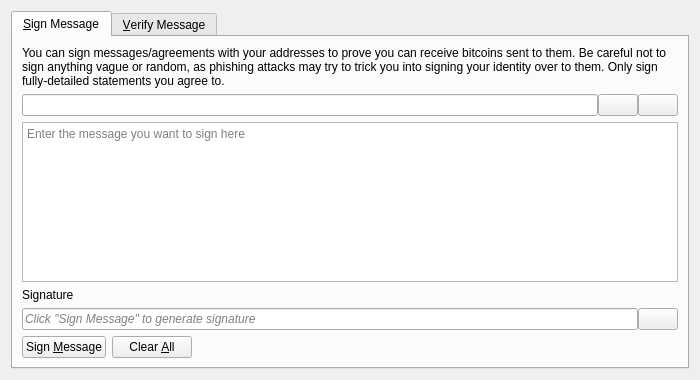
<?xml version="1.0" encoding="UTF-8"?>
<ui version="4.0">
 <class>SignVerifyMessageDialog</class>
 <widget class="QDialog" name="SignVerifyMessageDialog">
  <property name="geometry">
   <rect>
    <x>0</x>
    <y>0</y>
    <width>700</width>
    <height>380</height>
   </rect>
  </property>
  <property name="minimumSize">
   <size>
    <width>700</width>
    <height>380</height>
   </size>
  </property>
  <property name="windowTitle">
   <string>Signatures - Sign / Verify a Message</string>
  </property>
  <property name="modal">
   <bool>true</bool>
  </property>
  <layout class="QVBoxLayout" name="verticalLayout">
   <item>
    <widget class="QTabWidget" name="tabWidget">
     <property name="currentIndex">
      <number>0</number>
     </property>
     <widget class="QWidget" name="tabSignMessage">
      <attribute name="title">
       <string>&amp;Sign Message</string>
      </attribute>
      <layout class="QVBoxLayout" name="verticalLayout_SM">
       <item>
        <widget class="QLabel" name="infoLabel_SM">
         <property name="text">
          <string>You can sign messages/agreements with your addresses to prove you can receive bitcoins sent to them. Be careful not to sign anything vague or random, as phishing attacks may try to trick you into signing your identity over to them. Only sign fully-detailed statements you agree to.</string>
         </property>
         <property name="textFormat">
          <enum>Qt::PlainText</enum>
         </property>
         <property name="wordWrap">
          <bool>true</bool>
         </property>
        </widget>
       </item>
       <item>
        <layout class="QHBoxLayout" name="horizontalLayout_1_SM">
         <property name="spacing">
          <number>0</number>
         </property>
         <item>
          <widget class="QValidatedLineEdit" name="addressIn_SM">
           <property name="toolTip">
            <string>The Bitcoin address to sign the message with</string>
           </property>
          </widget>
         </item>
         <item>
          <widget class="QPushButton" name="addressBookButton_SM">
           <property name="toolTip">
            <string>Choose previously used address</string>
           </property>
           <property name="text">
            <string/>
           </property>
           <property name="icon">
            <iconset resource="../bitcoin.qrc">
             <normaloff>:/icons/address-book</normaloff>:/icons/address-book</iconset>
           </property>
           <property name="shortcut">
            <string>Alt+A</string>
           </property>
           <property name="autoDefault">
            <bool>false</bool>
           </property>
          </widget>
         </item>
         <item>
          <widget class="QPushButton" name="pasteButton_SM">
           <property name="toolTip">
            <string>Paste address from clipboard</string>
           </property>
           <property name="text">
            <string/>
           </property>
           <property name="icon">
            <iconset resource="../bitcoin.qrc">
             <normaloff>:/icons/editpaste</normaloff>:/icons/editpaste</iconset>
           </property>
           <property name="shortcut">
            <string>Alt+P</string>
           </property>
           <property name="autoDefault">
            <bool>false</bool>
           </property>
          </widget>
         </item>
        </layout>
       </item>
       <item>
        <widget class="QPlainTextEdit" name="messageIn_SM">
         <property name="toolTip">
          <string>Enter the message you want to sign here</string>
         </property>
         <property name="placeholderText">
          <string>Enter the message you want to sign here</string>
         </property>
        </widget>
       </item>
       <item>
        <widget class="QLabel" name="signatureLabel_SM">
         <property name="text">
          <string>Signature</string>
         </property>
         <property name="textFormat">
          <enum>Qt::PlainText</enum>
         </property>
        </widget>
       </item>
       <item>
        <layout class="QHBoxLayout" name="horizontalLayout_2_SM">
         <property name="spacing">
          <number>0</number>
         </property>
         <item>
          <widget class="QLineEdit" name="signatureOut_SM">
           <property name="placeholderText">
            <string>Click "Sign Message" to generate signature</string>
           </property>
           <property name="font">
            <font>
             <italic>true</italic>
            </font>
           </property>
           <property name="readOnly">
            <bool>true</bool>
           </property>
          </widget>
         </item>
         <item>
          <widget class="QPushButton" name="copySignatureButton_SM">
           <property name="toolTip">
            <string>Copy the current signature to the clipboard</string>
           </property>
           <property name="text">
            <string/>
           </property>
           <property name="icon">
            <iconset resource="../bitcoin.qrc">
             <normaloff>:/icons/editcopy</normaloff>:/icons/editcopy</iconset>
           </property>
           <property name="autoDefault">
            <bool>false</bool>
           </property>
          </widget>
         </item>
        </layout>
       </item>
       <item>
        <layout class="QHBoxLayout" name="horizontalLayout_3_SM">
         <item>
          <widget class="QPushButton" name="signMessageButton_SM">
           <property name="toolTip">
            <string>Sign the message to prove you own this Bitcoin address</string>
           </property>
           <property name="text">
            <string>Sign &amp;Message</string>
           </property>
           <property name="icon">
            <iconset resource="../bitcoin.qrc">
             <normaloff>:/icons/edit</normaloff>:/icons/edit</iconset>
           </property>
           <property name="autoDefault">
            <bool>false</bool>
           </property>
          </widget>
         </item>
         <item>
          <widget class="QPushButton" name="clearButton_SM">
           <property name="toolTip">
            <string>Reset all sign message fields</string>
           </property>
           <property name="text">
            <string>Clear &amp;All</string>
           </property>
           <property name="icon">
            <iconset resource="../bitcoin.qrc">
             <normaloff>:/icons/remove</normaloff>:/icons/remove</iconset>
           </property>
           <property name="autoDefault">
            <bool>false</bool>
           </property>
          </widget>
         </item>
         <item>
          <spacer name="horizontalSpacer_1_SM">
           <property name="orientation">
            <enum>Qt::Horizontal</enum>
           </property>
           <property name="sizeType">
            <enum>QSizePolicy::Expanding</enum>
           </property>
           <property name="sizeHint" stdset="0">
            <size>
             <width>40</width>
             <height>20</height>
            </size>
           </property>
          </spacer>
         </item>
         <item>
          <widget class="QLabel" name="statusLabel_SM">
           <property name="sizePolicy">
            <sizepolicy hsizetype="Expanding" vsizetype="Preferred">
             <horstretch>1</horstretch>
             <verstretch>0</verstretch>
            </sizepolicy>
           </property>
           <property name="font">
            <font>
             <weight>75</weight>
             <bold>true</bold>
            </font>
           </property>
           <property name="text">
            <string/>
           </property>
           <property name="wordWrap">
            <bool>true</bool>
           </property>
          </widget>
         </item>
         <item>
          <spacer name="horizontalSpacer_2_SM">
           <property name="orientation">
            <enum>Qt::Horizontal</enum>
           </property>
           <property name="sizeType">
            <enum>QSizePolicy::Expanding</enum>
           </property>
           <property name="sizeHint" stdset="0">
            <size>
             <width>40</width>
             <height>20</height>
            </size>
           </property>
          </spacer>
         </item>
        </layout>
       </item>
      </layout>
     </widget>
     <widget class="QWidget" name="tabVerifyMessage">
      <attribute name="title">
       <string>&amp;Verify Message</string>
      </attribute>
      <layout class="QVBoxLayout" name="verticalLayout_VM">
       <item>
        <widget class="QLabel" name="infoLabel_VM">
         <property name="text">
          <string>Enter the receiver's address, message (ensure you copy line breaks, spaces, tabs, etc. exactly) and signature below to verify the message. Be careful not to read more into the signature than what is in the signed message itself, to avoid being tricked by a man-in-the-middle attack. Note that this only proves the signing party receives with the address, it cannot prove sendership of any transaction!</string>
         </property>
         <property name="textFormat">
          <enum>Qt::PlainText</enum>
         </property>
         <property name="alignment">
          <set>Qt::AlignLeading|Qt::AlignLeft|Qt::AlignTop</set>
         </property>
         <property name="wordWrap">
          <bool>true</bool>
         </property>
        </widget>
       </item>
       <item>
        <layout class="QHBoxLayout" name="horizontalLayout_1_VM">
         <property name="spacing">
          <number>0</number>
         </property>
         <item>
          <widget class="QValidatedLineEdit" name="addressIn_VM">
           <property name="toolTip">
            <string>The Bitcoin address the message was signed with</string>
           </property>
          </widget>
         </item>
         <item>
          <widget class="QPushButton" name="addressBookButton_VM">
           <property name="toolTip">
            <string>Choose previously used address</string>
           </property>
           <property name="text">
            <string/>
           </property>
           <property name="icon">
            <iconset resource="../bitcoin.qrc">
             <normaloff>:/icons/address-book</normaloff>:/icons/address-book</iconset>
           </property>
           <property name="shortcut">
            <string>Alt+A</string>
           </property>
           <property name="autoDefault">
            <bool>false</bool>
           </property>
          </widget>
         </item>
        </layout>
       </item>
       <item>
        <widget class="QPlainTextEdit" name="messageIn_VM">
          <property name="toolTip">
            <string>The signed message to verify</string>
          </property>
          <property name="placeholderText">
            <string>The signed message to verify</string>
          </property>
        </widget>
       </item>
       <item>
        <widget class="QValidatedLineEdit" name="signatureIn_VM">
          <property name="toolTip">
            <string>The signature given when the message was signed</string>
          </property>
          <property name="placeholderText">
            <string>The signature given when the message was signed</string>
          </property>
        </widget>
       </item>
       <item>
        <layout class="QHBoxLayout" name="horizontalLayout_2_VM">
         <item>
          <widget class="QPushButton" name="verifyMessageButton_VM">
           <property name="toolTip">
            <string>Verify the message to ensure it was signed with the specified Bitcoin address</string>
           </property>
           <property name="text">
            <string>Verify &amp;Message</string>
           </property>
           <property name="icon">
            <iconset resource="../bitcoin.qrc">
             <normaloff>:/icons/transaction_0</normaloff>:/icons/transaction_0</iconset>
           </property>
           <property name="autoDefault">
            <bool>false</bool>
           </property>
          </widget>
         </item>
         <item>
          <widget class="QPushButton" name="clearButton_VM">
           <property name="toolTip">
            <string>Reset all verify message fields</string>
           </property>
           <property name="text">
            <string>Clear &amp;All</string>
           </property>
           <property name="icon">
            <iconset resource="../bitcoin.qrc">
             <normaloff>:/icons/remove</normaloff>:/icons/remove</iconset>
           </property>
           <property name="autoDefault">
            <bool>false</bool>
           </property>
          </widget>
         </item>
         <item>
          <spacer name="horizontalSpacer_1_VM">
           <property name="orientation">
            <enum>Qt::Horizontal</enum>
           </property>
           <property name="sizeType">
            <enum>QSizePolicy::Expanding</enum>
           </property>
           <property name="sizeHint" stdset="0">
            <size>
             <width>40</width>
             <height>20</height>
            </size>
           </property>
          </spacer>
         </item>
         <item>
          <widget class="QLabel" name="statusLabel_VM">
           <property name="sizePolicy">
            <sizepolicy hsizetype="Expanding" vsizetype="Preferred">
             <horstretch>1</horstretch>
             <verstretch>0</verstretch>
            </sizepolicy>
           </property>
           <property name="font">
            <font>
             <weight>75</weight>
             <bold>true</bold>
            </font>
           </property>
           <property name="text">
            <string/>
           </property>
           <property name="wordWrap">
            <bool>true</bool>
           </property>
          </widget>
         </item>
         <item>
          <spacer name="horizontalSpacer_2_VM">
           <property name="orientation">
            <enum>Qt::Horizontal</enum>
           </property>
           <property name="sizeType">
            <enum>QSizePolicy::Expanding</enum>
           </property>
           <property name="sizeHint" stdset="0">
            <size>
             <width>40</width>
             <height>20</height>
            </size>
           </property>
          </spacer>
         </item>
        </layout>
       </item>
      </layout>
     </widget>
    </widget>
   </item>
  </layout>
 </widget>
 <customwidgets>
  <customwidget>
   <class>QValidatedLineEdit</class>
   <extends>QLineEdit</extends>
   <header>qt/qvalidatedlineedit.h</header>
  </customwidget>
 </customwidgets>
 <resources>
  <include location="../bitcoin.qrc"/>
 </resources>
 <connections/>
</ui>
